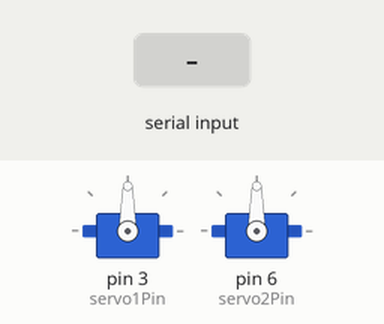
Bench run of a sketch on a simulated Arduino Uno, built with avr-gcc and run on an emulated ATmega328P. Shown: 2 × servo. The test bench sets the inputs (shaded band).

Above: at 1.3 s.
1.4 s: "<30,150,10>" received over Serial
At 2.7 s:
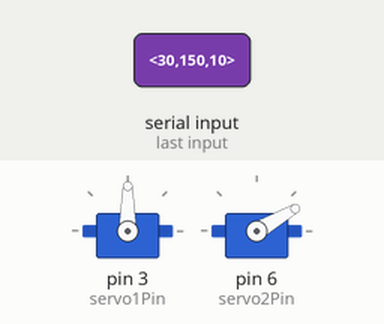
3.0 s: "<5>" received over Serial
At 4.4 s:
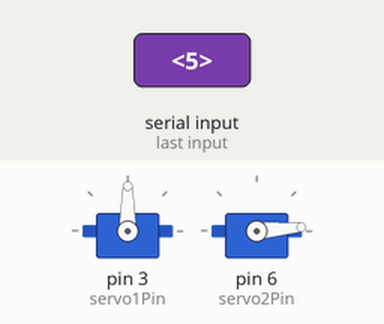
4.7 s: "<90,45,200>" received over Serial
At 5.8 s:
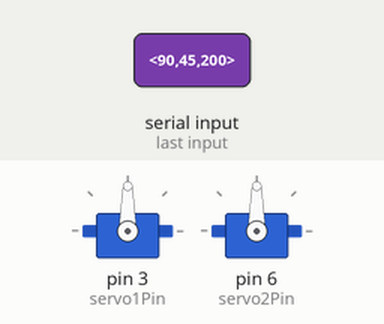
6.2 s: "<30,150>" received over Serial
At 6.9 s:
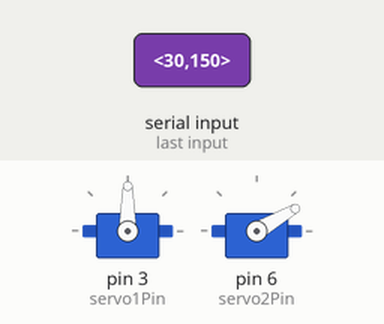
Timing chart, 0 to 8.7 s (numbered marks = the images above; inputs shaded):
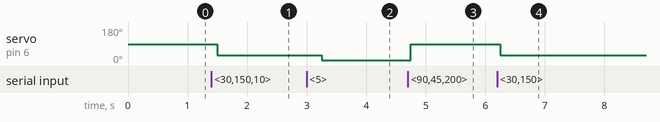

The sketch:

ar2pc.ino
```cpp
// combine servo and digital input
// https://forum.arduino.cc/index.php?topic=396450

#include <Servo.h>
Servo myservo1;
Servo myservo2;

int servo1Pin = 3;
int servo2Pin = 6;
int vx=90;
int vy=90;
String receivedString ;
const byte numChars = 32;
char receivedChars[numChars];   // an array to store the received data

boolean askForData = true;
boolean newData = false;

unsigned long startMillis ;
unsigned long currentMillis ;
const unsigned long period = 250;

void setup()
{
  Serial.begin(9600);
  pinMode(servo1Pin, OUTPUT);
  pinMode(servo2Pin, OUTPUT);
  myservo1.attach(servo1Pin);
  myservo2.attach(servo2Pin);

  vx=90;
  vy=90;
  myservo1.write(vy);// no move
  myservo2.write(vx);// no move

  startMillis = millis();
}

void loop()
{
    currentMillis = millis();
    if (currentMillis - startMillis >= period) {
      // get angle from COM3
      recvWithStartEndMarkers();
      //recvWithEndMarker2() ;

      // move servo
      myservo1.write(vy);
      myservo2.write(vx);

      // clean buffer
      while(Serial.available()){Serial.read();}

      // timing
      startMillis = currentMillis;
    }

    //delay(50) ;
}

void recvWithStartEndMarkers() {
    static boolean recvInProgress = false;
    static byte ndx = 0;
    char startMarker = '<';
    char endMarker = '>';
    char rc;
    unsigned int len = 0;
    char sep='.' ;
    String xcoord ;
    String ycoord ;

    while (Serial.available() > 0 && newData == false) {
        rc = Serial.read();

        if (recvInProgress == true) {
            if (rc != endMarker) {
                receivedChars[ndx] = rc;
                ndx++;
                len++;
                if (ndx >= numChars) {
                    ndx = numChars - 1;
                }
            }
            else {
                receivedChars[ndx] = '\0'; // terminate the string
                recvInProgress = false;
                ndx = 0;
                newData = true;
            }
        }

        else if (rc == startMarker) {
            recvInProgress = true;
        }
    }

    if(len>0)
    {
      bool bsep = false ;
      for(int i=0;i<=len;i++)
      {
        if ( receivedChars[i] == sep ) bsep = true ;
        if( !bsep )  xcoord=xcoord + receivedChars[i] ;
        if( bsep && receivedChars[i] != sep )  ycoord=ycoord + receivedChars[i] ;
      }
    }

    // load only reasonlable data
    if ( xcoord.toInt() > 0 && xcoord.toInt() < 181 ){
      vx=xcoord.toInt() ;
    }
    if ( ycoord.toInt() > 0 && ycoord.toInt() < 181 ){
      vy=ycoord.toInt() ;
    }
    askForData = true;
    newData = false;
}

void recvWithEndMarker2() {
  while (Serial.available() > 0)
  {
    receivedString = Serial.readString();
    int sep1 = receivedString.indexOf('.');
    String xcoord = receivedString.substring(0,sep1);
    String ycoord = receivedString.substring(sep1+1);

    vx=xcoord.toInt() ;
    vy=ycoord.toInt() ;
    askForData = true;
    newData = false;
  }
}
```

Measured:
- after the input at 1.4 s, servo on pin 6 (servo2Pin): 90° → 30° after 0.10 s
- after the input at 3.0 s, servo on pin 6 (servo2Pin): 30° → 5° after 0.25 s
- after the input at 4.7 s, servo on pin 6 (servo2Pin): 5° → 90° after 0.05 s
- after the input at 6.2 s, servo on pin 6 (servo2Pin): 90° → 30° after 0.05 s
